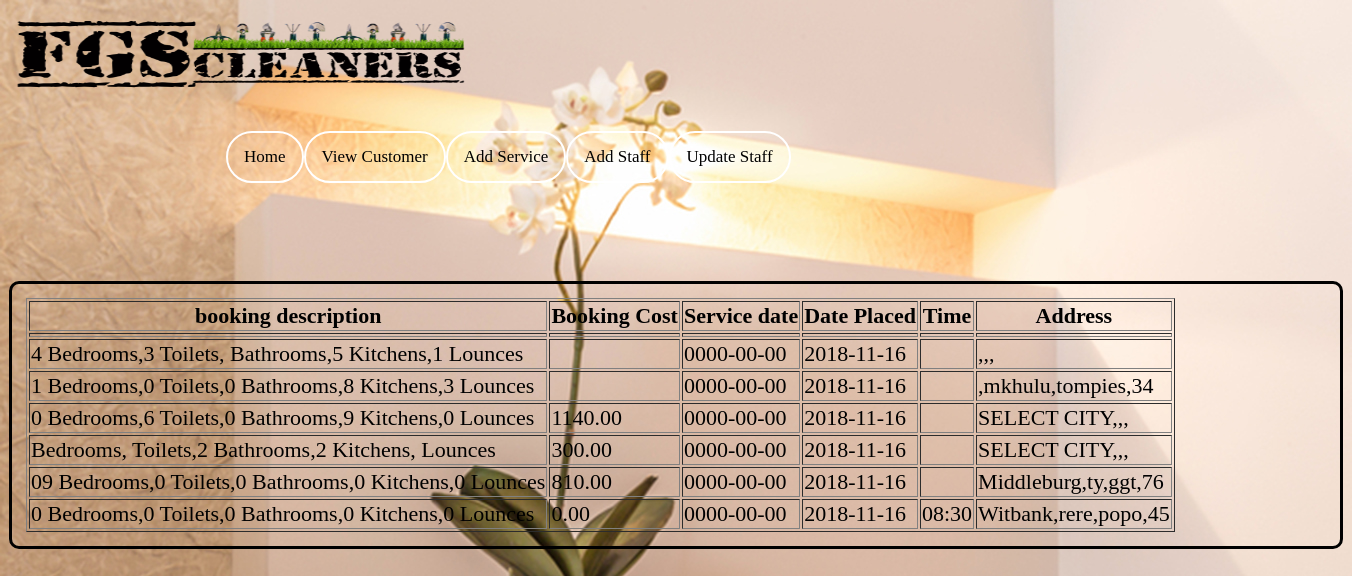
The page /?controller=allBookingZ&action=allBookingZ on the database its author committed.
### tables this page shows
CREATE TABLE `tbl_booking` (
  `bk_num` int(10) NOT NULL AUTO_INCREMENT,
  `bk_desc` varchar(100) DEFAULT NULL,
  `bk_servDate` date DEFAULT NULL,
  `bk_datePlaced` date DEFAULT NULL,
  `bk_address` varchar(100) DEFAULT NULL,
  `bk_startTime` varchar(20) DEFAULT NULL,
  `bk_price` decimal(12,2) DEFAULT NULL,
  `cust_ID` int(5) DEFAULT NULL,
  PRIMARY KEY (`bk_num`)
);

### index.php (called while the page is built, shortened)
<?php
        if (isset($_GET['controller'])  && isset($_GET['action']))
        {
            $controller = $_GET['controller'];
            $action = $_GET['action'];
        }
        else
        {
            $controller = 'homePage';
            $action = 'homePage';
        }
        require_once 'routes.php';
?>

### Models/allBookingZModel.php (called while the page is built, shortened)
<?php
  class viewBooking {
    	public function __construct($desc,$cost,$servDate,$datePlaced,$time,$address) {
                        $this->desc  = $desc;
                        $this->cost  = $cost;
                        $this->servDate  = $servDate;
			$this->datePlaced  = $datePlaced;
                        $this->time  = $time;
                        $this->address  = $address;
    	}
	public static function all() {
      		$list = array();
      		$db = Db::getInstance();
      		$req = $db->query('SELECT * FROM tbl_booking');
      		foreach($req->fetchAll() as $booking) {
        		$list[] = new viewBooking($booking['bk_desc'], $booking['bk_price'], $booking['bk_servDate'], $booking['bk_datePlaced'],$booking['bk_startTime'],$booking['bk_address']);
      		}
      	return $list;
	}
}

### Views/bookDetailZView.php (the view, shortened to what this page needs)
<!DOCTYPE html>
<html>
<head>
<link rel="stylesheet" href="public/styling.css" />
</head>
<body class="body">
<div class="toptop" style="align:center;">
<div  class="logoHolder">
		        <img  class="logo" src="public/images/lastLogo2.png"; >
		  </div>
</div>
	<div style="margin:0 auto;" class="navParent">
		<div  class="topnav">
			      <a class="active" href="?controller=homePage&action=custHome">Home</a>
                   <a  class="active" href="?controller=showAllCustomer&action=showAllCustomer">View Customer</a></li>
		  <a  class="active" href="?controller=newService&action=insert">Add Service</a> </li>
                  <a  class="active" href="?controller=addStaff&action=addStaff">Add Staff</a></li>
		  <a  class="active" href="?controller=updateStaff&action=updateStaff">Update Staff</a></li>
		</div>
	</div>
<div style="margin:0 auto;" class="contents">
<?php
echo "<form method = GET>
 <table border='1'>
    <tr >
        <th bgcolr>booking description</th>
        <th>Booking Cost</th>
        <th>Service date</th>
        <th>Date Placed</th>
           <th>Time</th>
               <th>Address</th>
       </tr>";
foreach ($allbookingZ as $book) {
echo "<tr>
<td>$book->desc</td>
<td>$book->cost</td>
<td>$book->servDate</td>
<td>$book->datePlaced</td>
    <td>$book->time</td>
        <td>$book->address</td>
</tr>";
}
?>
</table></form>
</body>
</html>

### routes.php (shortened to what this page needs)
<?php
function call($controller, $action)
{
    switch ($controller)
    {
            case 'allBookingZ':
            $controller = new allBookingZ();
			require_once 'models/allBookingZModel.php';
                      break;
    }
    $controller-> {$action}();
}
$controllers = array('login' => array('login'),'allBooking'=>array('allBooking'),'allBookingZ'=>array('allBookingZ'),'ViewBookinDetails'=>array('ViewBookinDetails'),'allDetails'=>array('allDetails'),'allService'=>array('allService'),'updateCustomer'=>array('updateCustomer'), 'homePage'=>array('homePage', 'contact', 'about','adminHome','custHome','booking'), 'admin'=>array('addStaff', 'viewStaff', 'home'),'updateCustomer'=>array('updateCustomer'), 'updateService'=>array('view', 'updateService'),'makeBooking'=>array('makeBooking'),'signUp'=>array('signUp'),'cust'=>array('myProfile'),
'newService'=>array('insert','book'),'makeBooking'=>array('makeBooking'),'logout'=>array('logout'),'custBooking'=>array('custBooking'),'updateStaff'=>array('updateStaff'),'addStaff'=>array('addStaff'),'showAllCustomer'=>array('showAllCustomer'),'showAllStaff'=>array('showAllStaff'),'bookingReport'=>array('bookingReport'), 'amountReport'=>array('amountReport'));
          if (array_key_exists($controller, $controllers))
		  {
					if (in_array($action, $controllers[$controller]))
					{
					call($controller, $action);
					}
          }
?>

### Controllers/allBookingZController.php (shortened to what this page needs)
<?php
include 'models/allBookingZModel.php';
class allbookingZ{
	public function allbookingZ() {
		$allbookingZ = viewBooking::all();
		if(!$allbookingZ)
		{
			echo"No booking Data Found";
		}
		else
		{
			require_once('views/bookDetailZView.php');
		}
	}
}

### public/styling.css (style rules this page uses)
.toptop { border-width:2px; --border-style:solid; border-color:white; --background-color:#0000FF; position:relative; border-radius:10px; }
.topnav { font-family:'Actor'; font-size:22px; background:transparent; overflow: hidden; border-radius:10px; }
.topnav a { float: left; color: #f2f2f2; text-align: center; padding: 14px 16px; text-decoration: none; font-size: 17px; background:transparent; }
.topnav a.active { background-color: #4CAF50; background:transparent; color: black; }
.topnav { border-radius:10px; }
.body { font-family:'Actor';font-size:22px; background-color:#0000FF; background-image: url('../public/images/bg8.jpg'); height:auto; }
.active { border-width:2px; border-style:solid; border-color:white; border-radius:29px; }
.logo { width:550px; height:90px; --margin:10px auto 20px; --display:block; }
.logoHolder { width:100%; }
.navParent { height:120px; width:900px;%; -- position:fixed; }
* { box-sizing: border-box; }
*, *:before, *:after { box-sizing: inherit; }
.contents { padding:14px; width:1300px; height:auto; border-color:black; border-style:solid; border-radius:10px; }

### rows shown on the page
tbl_booking: bk_desc "4 Bedrooms,3 Toilets, Bathrooms,5 Kitchens,1 Lounces", bk_servDate "0000-00-00", bk_datePlaced "2018-11-16", bk_address ",,,"
tbl_booking: bk_desc "1 Bedrooms,0 Toilets,0 Bathrooms,8 Kitchens,3 Lounces", bk_servDate "0000-00-00", bk_datePlaced "2018-11-16", bk_address ",mkhulu,tompies,34"
tbl_booking: bk_desc "0 Bedrooms,6 Toilets,0 Bathrooms,9 Kitchens,0 Lounces", bk_price "1140.00", bk_servDate "0000-00-00", bk_datePlaced "2018-11-16", bk_address "SELECT CITY,,,"
tbl_booking: bk_desc "Bedrooms, Toilets,2 Bathrooms,2 Kitchens, Lounces", bk_price "300.00", bk_servDate "0000-00-00", bk_datePlaced "2018-11-16", bk_address "SELECT CITY,,,"
tbl_booking: bk_desc "09 Bedrooms,0 Toilets,0 Bathrooms,0 Kitchens,0 Lounces", bk_price "810.00", bk_servDate "0000-00-00", bk_datePlaced "2018-11-16", bk_address "Middleburg,ty,ggt,76"
tbl_booking: bk_desc "0 Bedrooms,0 Toilets,0 Bathrooms,0 Kitchens,0 Lounces", bk_price "0.00", bk_servDate "0000-00-00", bk_datePlaced "2018-11-16", bk_startTime "08:30", bk_address "Witbank,rere,popo,45"
